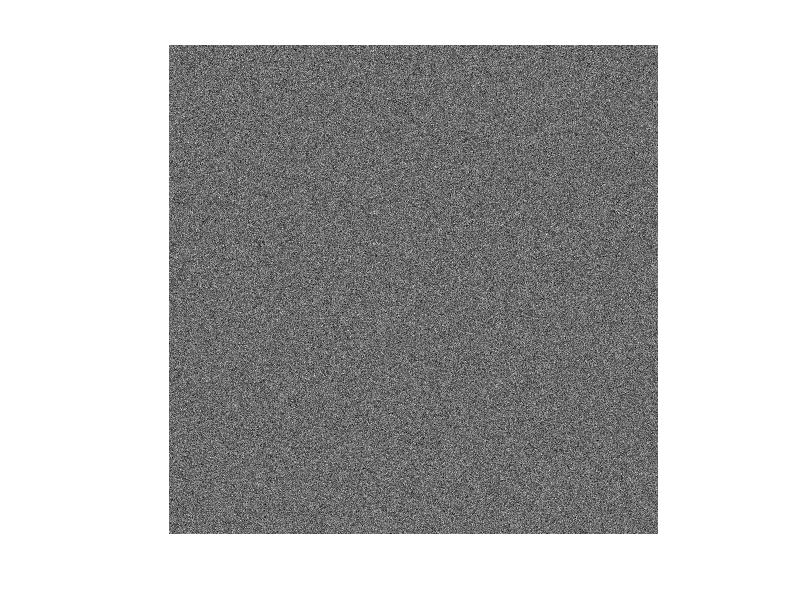
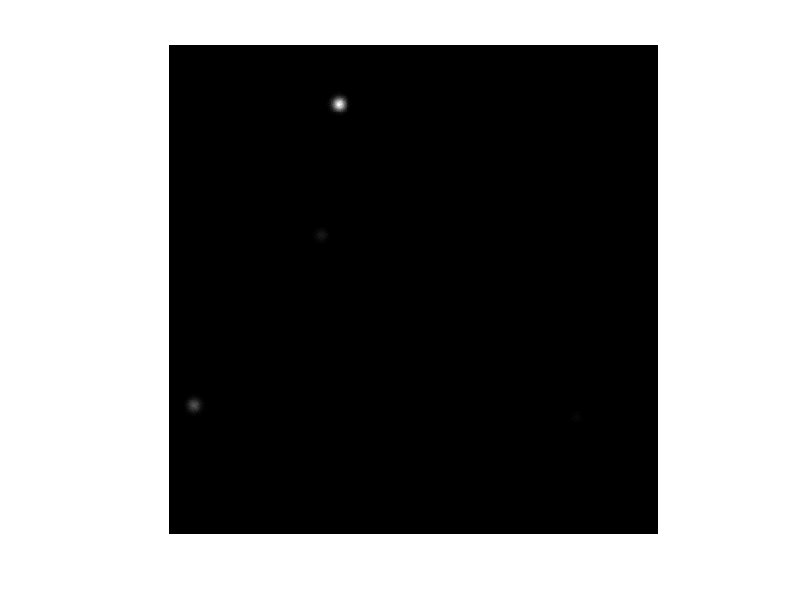
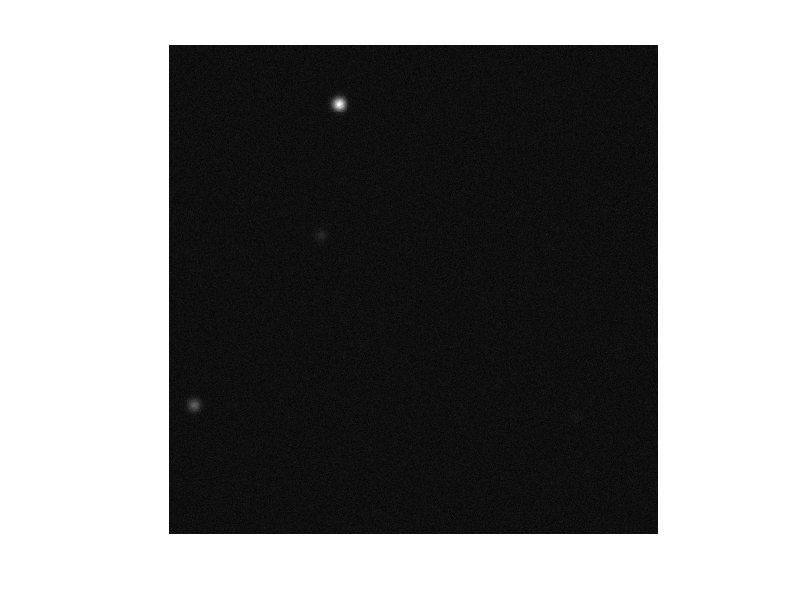

Write the MATLAB code that produced these figures, in order. (Note: this script raises an error after producing the figures.)
% asen6084_hw2v2
close all; clc; clear all;
rng(20220902)
%% Inputs
% 5 objects with photometric SNR
SNR = [ 3 10 30 100 300 ]';
nObjs = numel(SNR);
% Pixel dimensions
mxi_pxl = 500;
mxj_pxl = 500;

m = mxi_pxl * mxj_pxl;
      
% focal distance, aperture diameter, pixel variance, pixel pitch, wavelength 
f_m = 4;
D_m = 0.5;
sig_readnoise = 10;
p_m = 1.5E-6;
lam_m = 500E-9;

%% 1. Create Image

% $\sigma_{\theta} - assume 6 sigma theta here assumed here
sixSigTheta_rd = asin(1.22*lam_m*f_m/D_m);

% IFOV
IFOV_rd = 2*atan(p_m/(2*f_m));

% Pixel space theta
sigPsfPixel_pxl = sixSigTheta_rd / (6*IFOV_rd);

% Tracking window params
nSigMult = 10; %<---------ADHOC, prof recommended 6 (good), 10 seems good 12, 15?
               % Note: this will change the repeatable "random" locations
               % because we feed the random number generation different
               % counts
mxiTW_pxl = 2*floor((nSigMult*sigPsfPixel_pxl)/2)+1;
mxjTW_pxl = 2*floor((nSigMult*sigPsfPixel_pxl)/2)+1;
mTW = mxjTW_pxl * mxiTW_pxl;

% Get Number of counts for each object
S = SNR .* sqrt(mTW) .* sig_readnoise; % <--- tracking window mTW


% Poisson ratio, given by professor
lambda_poisson = sig_readnoise^2;

% Create an image with no noise
IM_noBNoise = zeros(mxj_pxl,mxi_pxl);

% Creat an image background with poisson distribution
%  I_{b}
IM_BNoise   = poissrnd(lambda_poisson,mxi_pxl,mxj_pxl);
figure("Name","Image with Background Only");
imshow(mat2gray(IM_BNoise));

% Image with objs and noise initialization
IM_BNoise_Objs = IM_noBNoise;% ---> Do this later: IM_BNoise_Objs = IM_BNoise_Objs + IM_BNoise; % start here

% Setup data retention for each object's own image
IM_Obj_i = repmat(IM_noBNoise,1,1,nObjs);

% RGB is the synthetic image with markers
RGB = IM_noBNoise;

% The random center coordinates [ x_c,  y_c ]
osi_pxl = zeros(nObjs,2);

figure("Name","Image with Objects no Background noise");

% Loop through objects and super position objects
for iObj = 1 : nObjs 
%    disp('Setup snagit')
%    keyboard;
   % Object origin randomized
   osi_pxl(iObj,:) = [randi(mxi_pxl),randi(mxj_pxl)]; 

   % This object's count
   nCounts = S(iObj);

   % Create the object origin based on the counts i.e. counts= rows
   Osi_pxl = repmat(osi_pxl(iObj,:),nCounts,1);
   
   % Initialize the the objects XY coordinates based on the counts (rows)
   % % REF: a + (b-a)*sig, normal dist between a and b
   XYs1_bar = round(repmat(-sigPsfPixel_pxl,nCounts,2) + ...
      (sigPsfPixel_pxl*2) .* randn(nCounts,2) + Osi_pxl);

   % Loop through the counts and increment 
   for iCount = 1 : nCounts
      % Check if the XYcoord is bound by 500x500 image and positive
      if all([XYs1_bar(iCount,1),XYs1_bar(iCount,2)]>0) && ...
            XYs1_bar(iCount,1)<=mxi_pxl && XYs1_bar(iCount,2)<=mxj_pxl
         % Increment the value of the xy indecies (intensity)
         IM_Obj_i(XYs1_bar(iCount,1),XYs1_bar(iCount,2),iObj) = ...
            IM_Obj_i(XYs1_bar(iCount,1),XYs1_bar(iCount,2),iObj) + 1;
      end
   end

   % Super position images together
   IM_BNoise_Objs = IM_Obj_i(:,:,iObj) + IM_BNoise_Objs;

   % Plot
   imshow(mat2gray(IM_BNoise_Objs));
   % It is expected that after each iteration, the image in 
   % the figure drowns out the previous iteration's object
   % because mat2gray normalizes the matrix.
   hold;
%    pause(2.5)
end
% hold off;

% Show the syntheic image
figure("Name","Image with Objects with Background Noise Added");
IM_BNoise_Objs = IM_BNoise_Objs + IM_BNoise;
imshow(mat2gray(IM_BNoise_Objs));
h = gca;
h.Visible = 'on';

% IM_true = mat2gray(IM_BNoise_Objs); % Older going to use it differently
% here
IM_true = IM_BNoise_Objs;
figure("Name","True Synthetic Image with Markers");

OsXY = [osi_pxl(:,2),osi_pxl(:,1)]; % Its a bit funky here but this lines up
RGB = insertMarker(mat2gray(IM_true),OsXY,"plus","Size",12,"Color","magenta");
% hax =  axes('BoxStyle','full');
% ax1 = axes('Position',[0.1 0.1 .6 .6],'Box','on');
% ax2 = axes('Position',[.35 .35 .6 .6],'Box','on');
imshow(RGB)
% imshowpair(IM_true,mat2gray(RGB),'montage');
h = gca;
h.Visible = 'on';
% xticks([0:100:1000]);
% lab = split(num2str([0:100:500,100:100:500]))
% xticklabels(lab);

%% 2. Thresholding & Clustering

% % Build Image mask
% % This next block of code is an example of what we would use
% % to estimate the read noise if we did not know it.
% % However, that is not needed here since we know the read
% % noise.
% I_m = nan(size(IM_BNoise_Objs));
% nmult = 6;
% [ixb, iyb] =find( IM_BNoise_Objs <= (nmult * sig_readnoise)  );
% I_m(ixb,iyb) = IM_BNoise_Objs(ixb,iyb);
% Bhat = median(I_m,"all","omitnan"); % This is the same as lambda
% Bhat = median(IM_true,"all","omitnan"); % This is the same as lambda

Bhat = sig_readnoise^2;

Ib = IM_true - Bhat;
figure("Name","Background subtracted Image I - sigma_readnoise");
imshow(mat2gray(Ib));


% IB_hat = IM_BNoise_Objs - Bhat;
% IB_hat =  IB_hat + min(IB_hat,[],'all');
% idxBhatLtZ = find(IB_hat<0);
% IB_hat(idxBhatLtZ) = zeros(size(idxBhatLtZ));

IB_hat = Ib;

figure("Name","Background Subtracted Image"); imshow(mat2gray(IB_hat))
h = gca;
h.Visible = 'on';
% Plots
figure("Name","True Image next to Background Subtracted Image")
imshowpair(mat2gray(RGB),mat2gray(IB_hat),'montage')
h = gca;
h.Visible = 'on';


%--------------
% Thresholding here
%--------------
% stdPxlS = floor(std(IB_hat,[],"all"));
stdPxlS = floor(sqrt(var(IB_hat(:))));
avgPxlS = mean(IB_hat,"all");
medPxlS = median(IB_hat,"all");
% Alternately, we can try doing the std avg and med of some
% dark window.
% % medPxlS = median(IB_hat(1:mxiTW_pxl,1:mxjTW_pxl),"all");
% Dont know if the code below will work
% IBm = im2bw(IB_hat,1-4.89*stdPxlS);
% idxIBm = im2bw(IB_hat,avgPxlS+4.59*stdPxlS);

% idxIBm = im2bw(mat2gray(IB_hat),1);
% idxIBm = im2bw(IB_hat,avgPxlS);
% idxIBm = find(IB_hat>=(stdPxlS));
% idxIBm = find(IB_hat>=(avgPxlS));
% idxIBm = find(IB_hat>=(medPxlS));
% idxIBm = find(IB_hat>0);
% idxIBm = find(IB_hat>= 4*sig_readnoise)'
nStdDevT = 4; % Levesque, Sec. 2
idxIBm = find( IB_hat >= nStdDevT*stdPxlS ); % E in Levesque
% idxIBm = find(IB_hat>= medPxlS); % 
DetMat = zeros(size(IB_hat));
SIMat  = ones(size(IB_hat));
DetMat(idxIBm) = ones(size(DetMat(idxIBm)));
SIMat(idxIBm) = zeros(size(DetMat(idxIBm)));
% IB_hat(idxIBm) = ones(size(IB_hat(idxIBm)));
% IB_hat(~idxIBm) = zeros(size(IB_hat(~idxIBm)));
IB_hat = DetMat .* IB_hat;
% figure("Name","Image Threshold Image"); 
% imshow(mat2gray(IB_hat))
% h = gca;
% h.Visible = 'on';

% sig_n = floor(std(double(IB_hat),0,"all"));
% idxThresh = IB_hat >= (sig_n/3);
% IB_hat(idxThresh) = uint8(0); 

% Plots
figure("Name","True Image next to Threshold Image")
imshowpair(mat2gray(RGB),mat2gray(IB_hat),'montage')
h = gca;
h.Visible = 'on';
xticks(0:100:1000);
lab = split(num2str([0:100:500,100:100:500]));
xticklabels(lab);
title('Truth Image vs Threshold')
% figure("Name","Truth Image diff with Threshold")
% imshowpair(mat2gray(RGB),IB_hat,'diff')
% h = gca;
% h.Visible = 'on';
% title('Truth Image diff Threshold')
% figure("Name","Truth Image diff with Threshold")
% imshowpair(mat2gray(RGB),IB_hat,'falsecolor')
% h = gca;
% h.Visible = 'on';
% title('Truth Image falsecolor nlfilter()')

% end % from iterating on nSigMult for the mTW tracking window

%--------------
% Clustering
%--------------
% IB_hat_flat = IB_hat(:);%IB_hat(:);

[xdetc_pxl,ydetc_pxl] = find(DetMat); %<--- Works
% [xdetc_pxl,ydetc_pxl] = find(IB_hat); %<--- Works
% [xdetc_pxl,ydetc_pxl] = find(idxIBm); %<--- Doesnt work


det_coord_pxl = [xdetc_pxl,ydetc_pxl];
disp('Detection coordinates (first few):')
disp(det_coord_pxl(1:5,:))

% [IdxClust, C] = dbscan(det_coord_pxl,6*sigPsfPixel_pxl,80);
[IdxClust, C] = dbscan(det_coord_pxl,3*sigPsfPixel_pxl,3);
CentroidsHat = calc_centroids_from_clusters(ydetc_pxl,xdetc_pxl,IdxClust,DetMat);

idxTrueMatchClust = [ 3 4 5 1 2 ];
fprintf('Object %d & n/a & n/a & %7.3f & %7.3f & n/a \n',...
      idxTrueMatchClust(4),osi_pxl(idxTrueMatchClust(4),:))
fprintf('Object %d & n/a & n/a & %7.3f & %7.3f & n/a \n',...
      idxTrueMatchClust(5),osi_pxl(idxTrueMatchClust(5),:))
for icent = 1 : numel(CentroidsHat(:,1))
   idxT = idxTrueMatchClust(icent);
   thisAbsErrMag = sqrt(sum((osi_pxl(idxT,:) - CentroidsHat(icent,:)).^2));
   fprintf('Object %d & %7.3f & %7.3f & %7.3f & %7.3f & %7.3f \n',...
      idxT,CentroidsHat(icent,:),osi_pxl(idxT,:),thisAbsErrMag)
%    fprintf('Object %d & %7.3f & %7.3f \\\\ \n',icent,CentroidsHat(icent,:));
end
%% Clustering Results Figure
figure("Name","Clustering Results")
% scatter(xdetc_pxl,ydetc_pxl,'.k','DisplayName','All Detections');
hold on;
detfig = gscatter(ydetc_pxl,xdetc_pxl,IdxClust);
detfig(1).Color='k';
% detfig(2).Color=[0 1 0];
% detfig(3).Color=[0;139;69]./norm([0;139;69]);%[178;58;238]./norm([178;58;238]);
% detfig(4).Color=[154;205;50]./norm([154;205;50]);%
% detfig(5).Color=[102;205;0]./norm([102;205;0]);%

detfig_ax = gca;
detfig_ax.YDir ="reverse";
legend('Outlier','1st obj','2nd obj','3rd obj','4th obj',Location='northeast')
xlabel(''); ylabel('')

hold on;

plot(CentroidsHat(:,2),CentroidsHat(:,1),'+g','MarkerSize',12,'LineWidth',2,'DisplayName','Est. Centroid');
plot(osi_pxl(:,2),osi_pxl(:,1),'+m','MarkerSize',12,'LineWidth',2,'DisplayName','True Centroid');
axis equal
xlim([0 500])
ylim([0 500])
grid minor;


